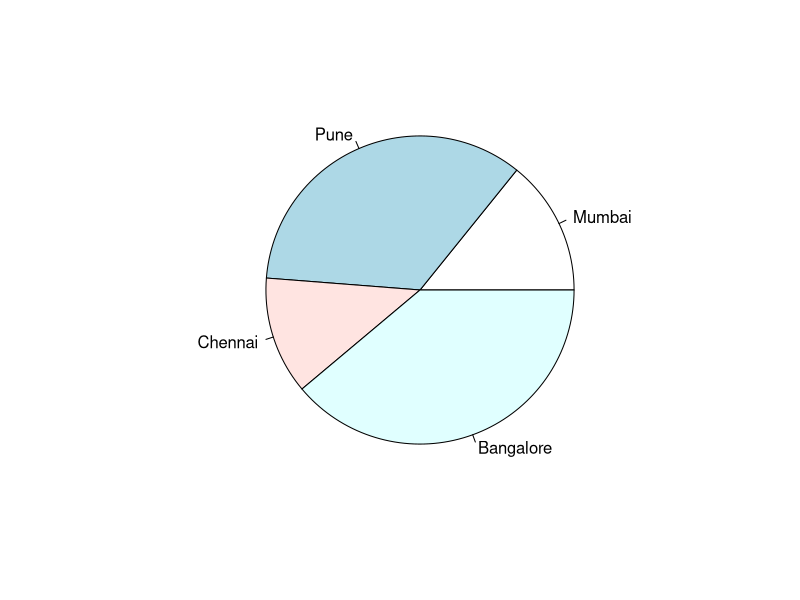
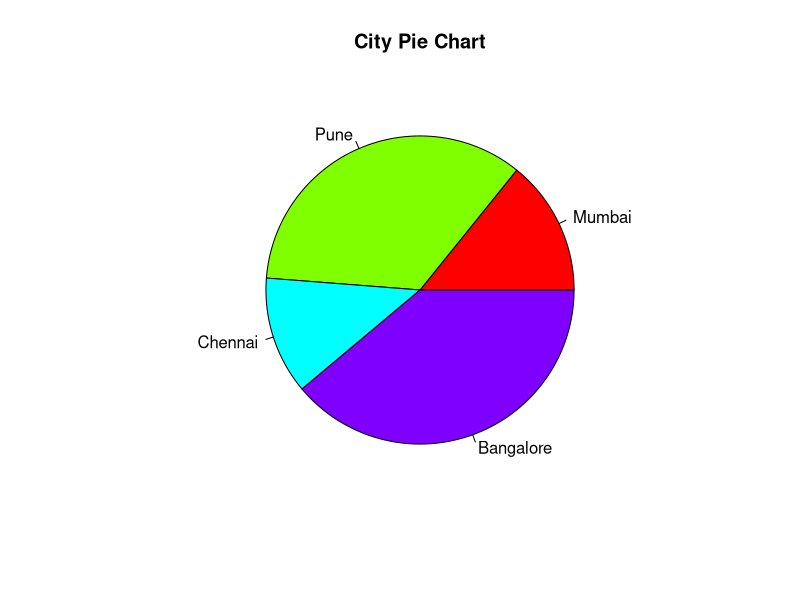
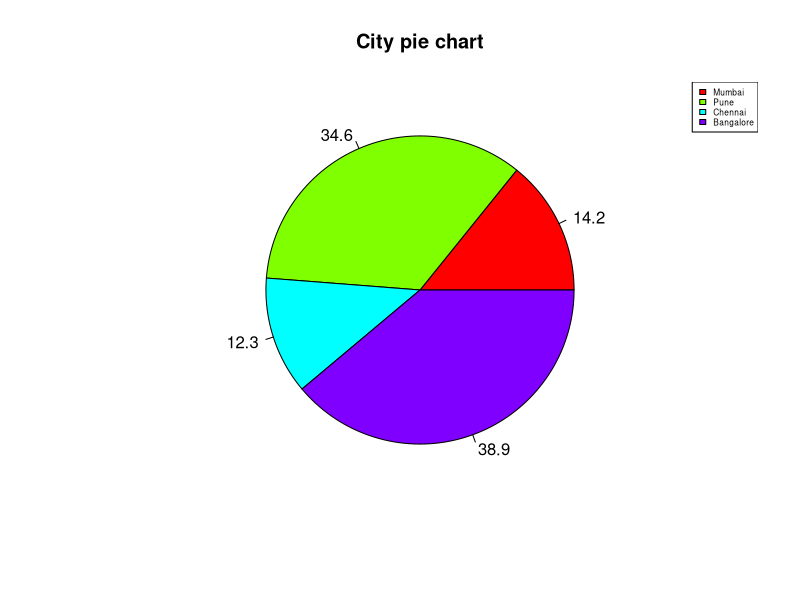

R code for these plots, in order:
#R- Pie Charts
pie <- c(23, 56, 20, 63)
labels <- c("Mumbai", "Pune", "Chennai", "Bangalore")

pie(pie, labels)

# 1.1 Pie chart including the title and colors
geeks <- c(23, 56, 20, 63)
labels <- c("Mumbai", "Pune", "Chennai", "Bangalore")

pie(geeks, labels, main = "City Pie Chart", col = rainbow(length(geeks)))

# 1.2 Slice Percentage & Chart Legend

pie <- c(23, 56, 20, 63)
labels <- c("Mumbai", "Pune", "Chennai", "Bangalore")

piepercent <- round(100 * pie / sum(pie), 1)

pie(pie,
    labels = piepercent,
    main = "City pie chart",
    col = rainbow(length(pie)))
legend(
  "topright",
  c("Mumbai", "Pune", "Chennai", "Bangalore"),
  cex = 0.5,
  fill = rainbow(length(pie))
)
